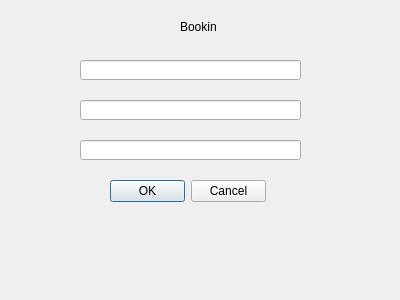
<?xml version="1.0" encoding="UTF-8"?>
<ui version="4.0">
 <class>registro_dialog</class>
 <widget class="QDialog" name="registro_dialog">
  <property name="geometry">
   <rect>
    <x>0</x>
    <y>0</y>
    <width>400</width>
    <height>300</height>
   </rect>
  </property>
  <property name="windowTitle">
   <string>Dialog</string>
  </property>
  <widget class="QLabel" name="label">
   <property name="geometry">
    <rect>
     <x>180</x>
     <y>20</y>
     <width>47</width>
     <height>13</height>
    </rect>
   </property>
   <property name="text">
    <string>Bookin</string>
   </property>
  </widget>
  <widget class="QLineEdit" name="usuario_LE">
   <property name="geometry">
    <rect>
     <x>80</x>
     <y>60</y>
     <width>221</width>
     <height>20</height>
    </rect>
   </property>
  </widget>
  <widget class="QLineEdit" name="correo_LE">
   <property name="geometry">
    <rect>
     <x>80</x>
     <y>100</y>
     <width>221</width>
     <height>20</height>
    </rect>
   </property>
  </widget>
  <widget class="QLineEdit" name="cont_LE">
   <property name="geometry">
    <rect>
     <x>80</x>
     <y>140</y>
     <width>221</width>
     <height>20</height>
    </rect>
   </property>
   <property name="echoMode">
    <enum>QLineEdit::Password</enum>
   </property>
  </widget>
  <widget class="QDialogButtonBox" name="registro_BB">
   <property name="geometry">
    <rect>
     <x>110</x>
     <y>180</y>
     <width>156</width>
     <height>23</height>
    </rect>
   </property>
   <property name="standardButtons">
    <set>QDialogButtonBox::Cancel|QDialogButtonBox::Ok</set>
   </property>
  </widget>
 </widget>
 <resources/>
 <connections/>
</ui>
